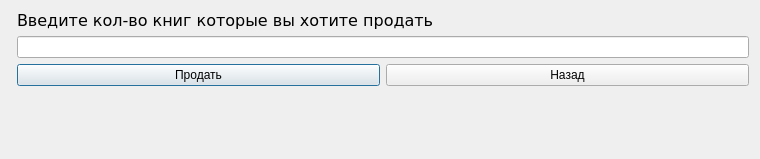
<?xml version="1.0" encoding="UTF-8"?>
<ui version="4.0">
 <class>Dialog</class>
 <widget class="QDialog" name="Dialog">
  <property name="geometry">
   <rect>
    <x>0</x>
    <y>0</y>
    <width>760</width>
    <height>159</height>
   </rect>
  </property>
  <property name="windowTitle">
   <string>Продать книги</string>
  </property>
  <layout class="QFormLayout" name="formLayout">
   <item row="0" column="1">
    <layout class="QGridLayout" name="gridLayout">
     <item row="0" column="0">
      <layout class="QVBoxLayout" name="verticalLayout">
       <item>
        <widget class="QLabel" name="label">
         <property name="styleSheet">
          <string notr="true">font-family: Verdana, Geneva, sans-serif;
font-size: 12pt;</string>
         </property>
         <property name="text">
          <string>Введите кол-во книг которые вы хотите продать</string>
         </property>
        </widget>
       </item>
       <item>
        <widget class="QLineEdit" name="countEdit"/>
       </item>
      </layout>
     </item>
     <item row="1" column="0">
      <layout class="QHBoxLayout" name="horizontalLayout">
       <item>
        <widget class="QPushButton" name="okBut">
         <property name="text">
          <string>Продать</string>
         </property>
        </widget>
       </item>
       <item>
        <widget class="QPushButton" name="noBut">
         <property name="text">
          <string>Назад</string>
         </property>
        </widget>
       </item>
      </layout>
     </item>
    </layout>
   </item>
  </layout>
 </widget>
 <resources/>
 <connections/>
</ui>
